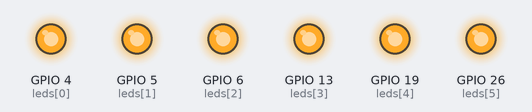
A program run on a simulated Raspberry Pi (BCM pin numbers). Parts: output pins drawn as LEDs (lit = HIGH).

Above: at 0.5 s.
At 1.5 s:
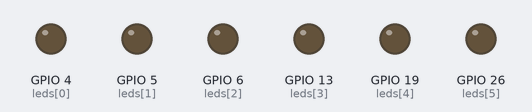
At 2.5 s:
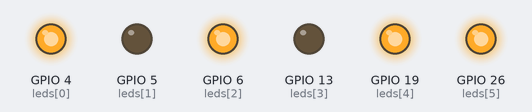
Timing chart, 0 to 5.2 s (numbered marks = the images above):
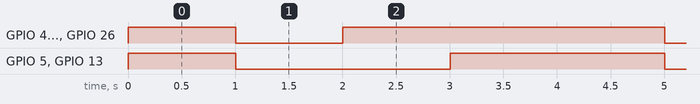

The program:

led_board.py
```python
#硬件：RaspiberryPi 4B
#连接方式：BCM4，5，6，13，19，26 ---  连接各个led一端
#         GND OV (board:pin39) ---  连接led另一端
#内容：运行程序，LED集合灯打开，关闭，闪烁 循环

from gpiozero import LEDBoard
from time import sleep
#BCM编码
leds = LEDBoard(4, 5, 6, 13, 19, 26)
while True:
    try:
        leds.on()
        sleep(1)
        leds.off()
        sleep(1)
        leds.value = (1, 0, 1, 0, 1, 1)
        sleep(1)
        leds.blink()
        sleep(1)
    except KeyboardInterrupt:
        break
```

Measured:
- by itself, GPIO 4 (leds[0]), GPIO 6 (leds[2]), GPIO 19 (leds[4]), GPIO 26 (leds[5]): repeats every 4.0 s: LOW 1.0 s, HIGH 3.0 s
- by itself, GPIO 5 (leds[1]), GPIO 13 (leds[3]): repeats every 4.0 s: LOW 2.0 s, HIGH 2.0 s
- by itself, everything shown: repeats every 4.0 s, in 5 steps
